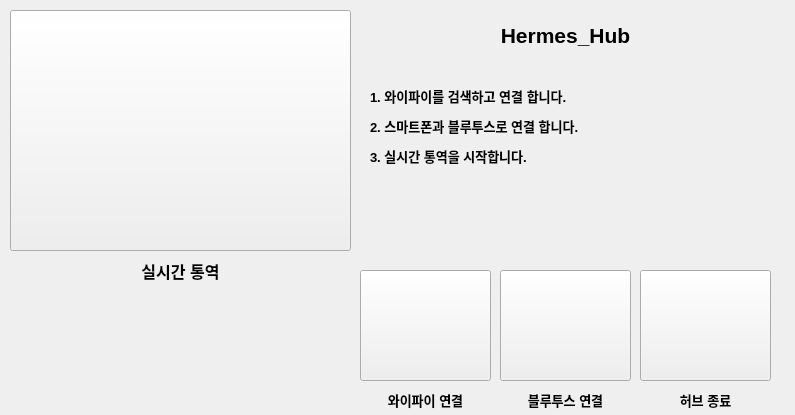
<?xml version="1.0" encoding="UTF-8"?>
<ui version="4.0">
 <class>Form</class>
 <widget class="QWidget" name="Form">
  <property name="geometry">
   <rect>
    <x>0</x>
    <y>0</y>
    <width>795</width>
    <height>415</height>
   </rect>
  </property>
  <property name="windowTitle">
   <string>Form</string>
  </property>
  <widget class="QPushButton" name="Translate_btn">
   <property name="geometry">
    <rect>
     <x>10</x>
     <y>10</y>
     <width>341</width>
     <height>241</height>
    </rect>
   </property>
   <property name="text">
    <string/>
   </property>
   <property name="icon">
    <iconset>
     <normaloff>../icon/Live_translate.png</normaloff>../icon/Live_translate.png</iconset>
   </property>
   <property name="iconSize">
    <size>
     <width>400</width>
     <height>400</height>
    </size>
   </property>
  </widget>
  <widget class="QPushButton" name="Wifi_btn">
   <property name="geometry">
    <rect>
     <x>360</x>
     <y>270</y>
     <width>131</width>
     <height>111</height>
    </rect>
   </property>
   <property name="text">
    <string/>
   </property>
   <property name="icon">
    <iconset>
     <normaloff>../icon/Wifi.png</normaloff>../icon/Wifi.png</iconset>
   </property>
   <property name="iconSize">
    <size>
     <width>150</width>
     <height>150</height>
    </size>
   </property>
  </widget>
  <widget class="QPushButton" name="exit_btn">
   <property name="geometry">
    <rect>
     <x>640</x>
     <y>270</y>
     <width>131</width>
     <height>111</height>
    </rect>
   </property>
   <property name="text">
    <string/>
   </property>
   <property name="icon">
    <iconset>
     <normaloff>../icon/hub_power_off.png</normaloff>../icon/hub_power_off.png</iconset>
   </property>
   <property name="iconSize">
    <size>
     <width>150</width>
     <height>150</height>
    </size>
   </property>
  </widget>
  <widget class="QPushButton" name="blue_btn">
   <property name="geometry">
    <rect>
     <x>500</x>
     <y>270</y>
     <width>131</width>
     <height>111</height>
    </rect>
   </property>
   <property name="text">
    <string/>
   </property>
   <property name="icon">
    <iconset>
     <normaloff>../icon/bluetooth_connect.png</normaloff>../icon/bluetooth_connect.png</iconset>
   </property>
   <property name="iconSize">
    <size>
     <width>150</width>
     <height>150</height>
    </size>
   </property>
  </widget>
  <widget class="QLabel" name="label">
   <property name="geometry">
    <rect>
     <x>360</x>
     <y>390</y>
     <width>131</width>
     <height>20</height>
    </rect>
   </property>
   <property name="font">
    <font>
     <family>Arial</family>
     <pointsize>10</pointsize>
     <weight>75</weight>
     <bold>true</bold>
    </font>
   </property>
   <property name="text">
    <string>와이파이 연결</string>
   </property>
   <property name="alignment">
    <set>Qt::AlignCenter</set>
   </property>
  </widget>
  <widget class="QLabel" name="label_2">
   <property name="geometry">
    <rect>
     <x>500</x>
     <y>390</y>
     <width>131</width>
     <height>20</height>
    </rect>
   </property>
   <property name="font">
    <font>
     <family>Arial</family>
     <pointsize>10</pointsize>
     <weight>75</weight>
     <bold>true</bold>
    </font>
   </property>
   <property name="text">
    <string>블루투스 연결</string>
   </property>
   <property name="alignment">
    <set>Qt::AlignCenter</set>
   </property>
  </widget>
  <widget class="QLabel" name="label_3">
   <property name="geometry">
    <rect>
     <x>640</x>
     <y>390</y>
     <width>131</width>
     <height>20</height>
    </rect>
   </property>
   <property name="font">
    <font>
     <family>Arial</family>
     <pointsize>10</pointsize>
     <weight>75</weight>
     <bold>true</bold>
    </font>
   </property>
   <property name="text">
    <string>허브 종료</string>
   </property>
   <property name="alignment">
    <set>Qt::AlignCenter</set>
   </property>
  </widget>
  <widget class="QLabel" name="label_4">
   <property name="geometry">
    <rect>
     <x>360</x>
     <y>20</y>
     <width>411</width>
     <height>31</height>
    </rect>
   </property>
   <property name="font">
    <font>
     <family>Arial</family>
     <pointsize>16</pointsize>
     <weight>75</weight>
     <bold>true</bold>
    </font>
   </property>
   <property name="text">
    <string>Hermes_Hub</string>
   </property>
   <property name="alignment">
    <set>Qt::AlignCenter</set>
   </property>
  </widget>
  <widget class="QLabel" name="label_5">
   <property name="geometry">
    <rect>
     <x>100</x>
     <y>260</y>
     <width>161</width>
     <height>21</height>
    </rect>
   </property>
   <property name="font">
    <font>
     <family>Arial</family>
     <pointsize>12</pointsize>
     <weight>75</weight>
     <bold>true</bold>
    </font>
   </property>
   <property name="text">
    <string>실시간 통역</string>
   </property>
   <property name="alignment">
    <set>Qt::AlignCenter</set>
   </property>
  </widget>
  <widget class="QLabel" name="label_6">
   <property name="geometry">
    <rect>
     <x>360</x>
     <y>60</y>
     <width>411</width>
     <height>31</height>
    </rect>
   </property>
   <property name="font">
    <font>
     <family>Arial</family>
     <pointsize>10</pointsize>
     <weight>75</weight>
     <bold>true</bold>
    </font>
   </property>
   <property name="text">
    <string/>
   </property>
   <property name="alignment">
    <set>Qt::AlignLeading|Qt::AlignLeft|Qt::AlignVCenter</set>
   </property>
  </widget>
  <widget class="QLabel" name="label_7">
   <property name="geometry">
    <rect>
     <x>370</x>
     <y>80</y>
     <width>411</width>
     <height>31</height>
    </rect>
   </property>
   <property name="font">
    <font>
     <family>Arial</family>
     <pointsize>10</pointsize>
     <weight>75</weight>
     <bold>true</bold>
    </font>
   </property>
   <property name="text">
    <string>1. 와이파이를 검색하고 연결 합니다.</string>
   </property>
   <property name="alignment">
    <set>Qt::AlignLeading|Qt::AlignLeft|Qt::AlignVCenter</set>
   </property>
  </widget>
  <widget class="QLabel" name="label_8">
   <property name="geometry">
    <rect>
     <x>370</x>
     <y>110</y>
     <width>411</width>
     <height>31</height>
    </rect>
   </property>
   <property name="font">
    <font>
     <family>Arial</family>
     <pointsize>10</pointsize>
     <weight>75</weight>
     <bold>true</bold>
    </font>
   </property>
   <property name="text">
    <string>2. 스마트폰과 블루투스로 연결 합니다.</string>
   </property>
   <property name="alignment">
    <set>Qt::AlignLeading|Qt::AlignLeft|Qt::AlignVCenter</set>
   </property>
  </widget>
  <widget class="QLabel" name="label_9">
   <property name="geometry">
    <rect>
     <x>370</x>
     <y>140</y>
     <width>411</width>
     <height>31</height>
    </rect>
   </property>
   <property name="font">
    <font>
     <family>Arial</family>
     <pointsize>10</pointsize>
     <weight>75</weight>
     <bold>true</bold>
    </font>
   </property>
   <property name="text">
    <string>3. 실시간 통역을 시작합니다.</string>
   </property>
   <property name="alignment">
    <set>Qt::AlignLeading|Qt::AlignLeft|Qt::AlignVCenter</set>
   </property>
  </widget>
 </widget>
 <resources/>
 <connections/>
</ui>
